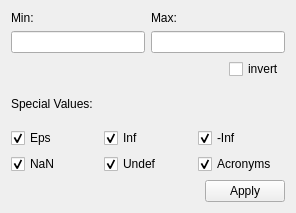
<?xml version="1.0" encoding="UTF-8"?>
<ui version="4.0">
 <class>gams::studio::gdxviewer::ValueFilterWidget</class>
 <widget class="QWidget" name="gams::studio::gdxviewer::ValueFilterWidget">
  <property name="geometry">
   <rect>
    <x>0</x>
    <y>0</y>
    <width>296</width>
    <height>213</height>
   </rect>
  </property>
  <property name="sizePolicy">
   <sizepolicy hsizetype="Preferred" vsizetype="Preferred">
    <horstretch>0</horstretch>
    <verstretch>0</verstretch>
   </sizepolicy>
  </property>
  <property name="windowTitle">
   <string>Form</string>
  </property>
  <layout class="QVBoxLayout" name="verticalLayout_3">
   <item>
    <layout class="QHBoxLayout" name="horizontalLayout">
     <item>
      <layout class="QVBoxLayout" name="verticalLayout">
       <item>
        <widget class="QLabel" name="label_2">
         <property name="text">
          <string>Min:</string>
         </property>
        </widget>
       </item>
       <item>
        <widget class="QLineEdit" name="leMin"/>
       </item>
      </layout>
     </item>
     <item>
      <layout class="QVBoxLayout" name="verticalLayout_2">
       <item>
        <widget class="QLabel" name="label_3">
         <property name="text">
          <string>Max:</string>
         </property>
        </widget>
       </item>
       <item>
        <widget class="QLineEdit" name="leMax"/>
       </item>
      </layout>
     </item>
    </layout>
   </item>
   <item>
    <layout class="QHBoxLayout" name="horizontalLayout_2">
     <item>
      <spacer name="horizontalSpacer_2">
       <property name="orientation">
        <enum>Qt::Horizontal</enum>
       </property>
       <property name="sizeHint" stdset="0">
        <size>
         <width>40</width>
         <height>20</height>
        </size>
       </property>
      </spacer>
     </item>
     <item>
      <widget class="QCheckBox" name="checkBox">
       <property name="text">
        <string>invert</string>
       </property>
      </widget>
     </item>
    </layout>
   </item>
   <item>
    <widget class="QLabel" name="label">
     <property name="text">
      <string>Special Values:</string>
     </property>
    </widget>
   </item>
   <item>
    <layout class="QGridLayout" name="gridLayout">
     <item row="0" column="0">
      <widget class="QCheckBox" name="checkBox_3">
       <property name="text">
        <string>Eps</string>
       </property>
       <property name="checked">
        <bool>true</bool>
       </property>
      </widget>
     </item>
     <item row="0" column="1">
      <widget class="QCheckBox" name="checkBox_6">
       <property name="text">
        <string>Inf</string>
       </property>
       <property name="checked">
        <bool>true</bool>
       </property>
      </widget>
     </item>
     <item row="0" column="2">
      <widget class="QCheckBox" name="checkBox_5">
       <property name="text">
        <string>-Inf</string>
       </property>
       <property name="checked">
        <bool>true</bool>
       </property>
      </widget>
     </item>
     <item row="1" column="0">
      <widget class="QCheckBox" name="checkBox_4">
       <property name="text">
        <string>NaN</string>
       </property>
       <property name="checked">
        <bool>true</bool>
       </property>
      </widget>
     </item>
     <item row="1" column="1">
      <widget class="QCheckBox" name="checkBox_2">
       <property name="text">
        <string>Undef</string>
       </property>
       <property name="checked">
        <bool>true</bool>
       </property>
      </widget>
     </item>
     <item row="1" column="2">
      <widget class="QCheckBox" name="checkBox_7">
       <property name="text">
        <string>Acronyms</string>
       </property>
       <property name="checked">
        <bool>true</bool>
       </property>
      </widget>
     </item>
    </layout>
   </item>
   <item>
    <layout class="QHBoxLayout" name="horizontalLayout_3">
     <item>
      <spacer name="horizontalSpacer">
       <property name="orientation">
        <enum>Qt::Horizontal</enum>
       </property>
       <property name="sizeHint" stdset="0">
        <size>
         <width>40</width>
         <height>20</height>
        </size>
       </property>
      </spacer>
     </item>
     <item>
      <widget class="QPushButton" name="pbApply">
       <property name="text">
        <string>Apply</string>
       </property>
      </widget>
     </item>
    </layout>
   </item>
  </layout>
 </widget>
 <resources/>
 <connections/>
</ui>
